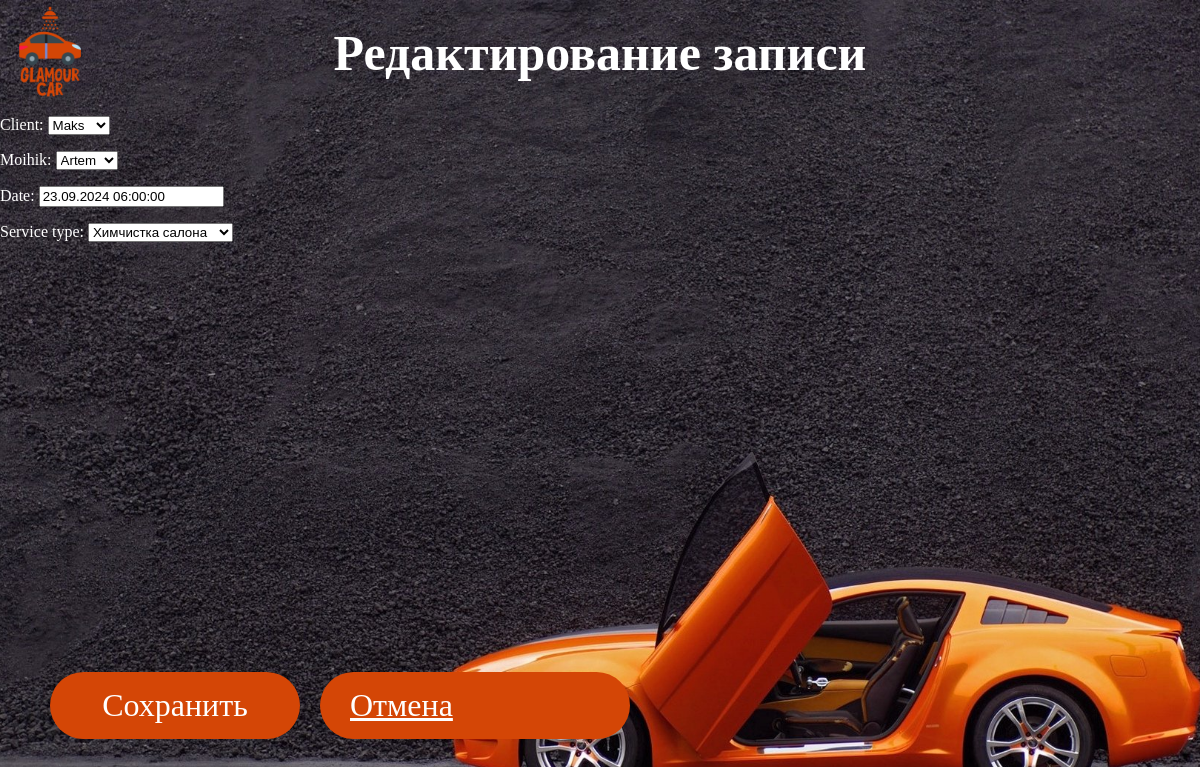
The app's page /zapisi/change/3/ with its own data.
### main/models.py (models this page shows, shortened)
class Zapisi(models.Model):
    SERVICE_CHOICES = [
        ('МОЙКА КУЗОВА', 'Мойка кузова'),
        ('ПОЛИРОВКА', 'Полировка'),
        ('ХИМЧИСТКА САЛОНА', 'Химчистка салона'),
        ('НАНЕСЕНИЕ ВОСКА', 'Нанесение воска'),
        ('УДАЛЕНИЕ РЕАГЕНТА', 'Удаление реагента'),
        ('КОМПЛЕКСНАЯ МОЙКА', 'Комплексная мойка'),
        ('ЧЕРНЕНИЕ РЕЗИНЫ', 'Чернение резины'),
    ]
    client = models.ForeignKey(Client, on_delete=models.CASCADE)
    moihik = models.ForeignKey(Moihik, on_delete=models.CASCADE)
    date = models.DateTimeField()
    service_type = models.CharField(max_length=50, choices=SERVICE_CHOICES)  # Добавляем выбор услуги

### main/views.py (the view)
# urls.py: path('zapisi/change/<int:id>/', views.zapisi_change, name='zapisi_change'),
def zapisi_change(request, id=None):
    if id == 0:
        zapisi = None  # Для создания новой записи
    else:
        zapisi = get_object_or_404(Zapisi, id=id)  # Редактируем существующую запись
    if request.method == 'POST':
        form = ZapisiForm(request.POST, instance=zapisi)
        if form.is_valid():
            form.save()
            return redirect('zapisi')  # Перенаправляем на список записей
    else:
        form = ZapisiForm(instance=zapisi)
    return render(request, 'main/zapisi_change.html', {'form': form})

### main/forms.py
class ZapisiForm(forms.ModelForm):
    class Meta:
        model = Zapisi
        fields = ['client', 'moihik', 'date', 'service_type']  # Добавлено поле service_type

### main/models.py (called while the page is built)
    def __str__(self):
        return self.name

    def __str__(self):
        return self.name

### main/templates/main/zapisi_change.html (shortened to what this page needs)
{% load static %}
<!DOCTYPE html>
<html lang="ru">
<head>
    <link rel="stylesheet" href="{% static 'main/css/zapisi_change.css' %}">
</head>
<body style="background-image: url('{% static 'main/img/background1.jpeg' %}');">
    <header>
        <div class="header">
            <img src="{% static 'main/img/logo.png' %}" alt="Логотип" class="logo">
        </div>
    </header>
    <h1 class="zapisi-title">Редактирование записи</h1>
    <form method="POST" class="zapisi-form">
        {{ form.as_p }}
        <div class="button-container">
            <button type="submit" id="save-button" class="save-button">Сохранить</button>
            <a href="{% url 'zapisi' %}" class="back-button">Отмена</a>
        </div>
    </form>
</body>
</html>

### main/static/main/css/zapisi_change.css (style rules this page uses)
body { background-size: cover; background-repeat: no-repeat; background-position: center bottom; background-attachment: fixed; color: white; margin: 0; }
.header { position: relative; width: 100%; height: 100px; }
.logo { position: absolute; top: 0; left: 0; width: 100px; height: auto; }
h1.zapisi-title { font-size: 50px; font-family: 'Roboto Slab'; font-weight: 600; text-align: center; position: fixed; top: -10px; left: 50%; transform: translateX(-50%); }
.button-container { display: flex; justify-content: flex-start; margin-left: 50px; margin-top: 430px; }
.save-button, .back-button { display: block; margin-right: 20px; padding: 15px 30px; background-color: #D44606; border: none; border-radius: 45px; color: white; font-size: 32px; font-family: 'Roboto Slab'; font-weight: 400; cursor: pointer; width: 250px; }

### records on screen
Zapisi: client "Maks", moihik "Artem", date "23.09.2024 06:00:00", service_type "Химчистка салона"
